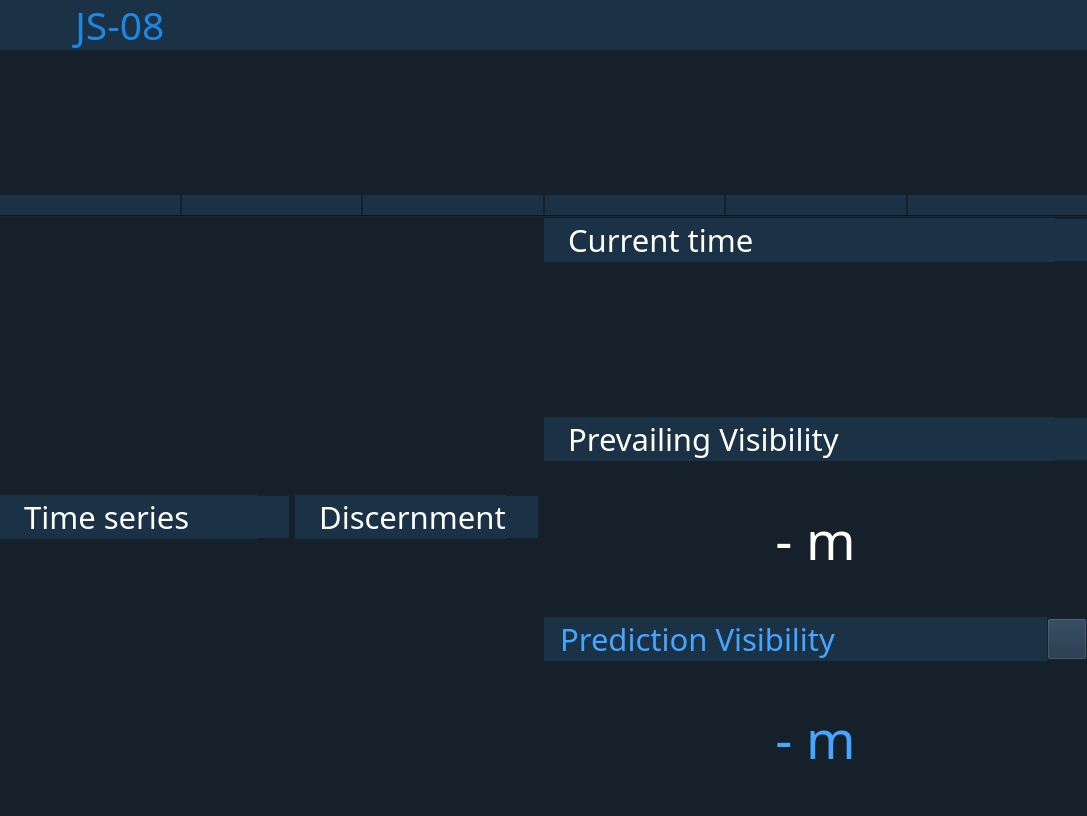
<?xml version="1.0" encoding="UTF-8"?>
<ui version="4.0">
 <class>MainWindow</class>
 <widget class="QMainWindow" name="MainWindow">
  <property name="enabled">
   <bool>true</bool>
  </property>
  <property name="geometry">
   <rect>
    <x>0</x>
    <y>0</y>
    <width>1087</width>
    <height>816</height>
   </rect>
  </property>
  <property name="sizePolicy">
   <sizepolicy hsizetype="Preferred" vsizetype="Preferred">
    <horstretch>0</horstretch>
    <verstretch>0</verstretch>
   </sizepolicy>
  </property>
  <property name="minimumSize">
   <size>
    <width>400</width>
    <height>300</height>
   </size>
  </property>
  <property name="font">
   <font>
    <pointsize>9</pointsize>
    <weight>50</weight>
    <italic>false</italic>
    <bold>false</bold>
   </font>
  </property>
  <property name="mouseTracking">
   <bool>false</bool>
  </property>
  <property name="windowTitle">
   <string>JS-08</string>
  </property>
  <property name="windowIcon">
   <iconset>
    <normaloff>logo.png</normaloff>logo.png</iconset>
  </property>
  <property name="styleSheet">
   <string notr="true">background-color:rgb(22,32,42);
color: rgb(255, 255, 255);</string>
  </property>
  <widget class="QWidget" name="centralwidget">
   <property name="maximumSize">
    <size>
     <width>16777215</width>
     <height>16777215</height>
    </size>
   </property>
   <property name="mouseTracking">
    <bool>false</bool>
   </property>
   <property name="styleSheet">
    <string notr="true"/>
   </property>
   <layout class="QGridLayout" name="gridLayout">
    <property name="leftMargin">
     <number>0</number>
    </property>
    <property name="topMargin">
     <number>0</number>
    </property>
    <property name="rightMargin">
     <number>0</number>
    </property>
    <property name="bottomMargin">
     <number>0</number>
    </property>
    <property name="spacing">
     <number>0</number>
    </property>
    <item row="0" column="0">
     <layout class="QVBoxLayout" name="verticalLayout">
      <property name="spacing">
       <number>0</number>
      </property>
      <property name="leftMargin">
       <number>0</number>
      </property>
      <property name="rightMargin">
       <number>0</number>
      </property>
      <item>
       <layout class="QHBoxLayout" name="monitoring_horizontalLayout">
        <property name="spacing">
         <number>0</number>
        </property>
        <item>
         <widget class="QLabel" name="thumbnail_info_label_2">
          <property name="sizePolicy">
           <sizepolicy hsizetype="Maximum" vsizetype="Maximum">
            <horstretch>0</horstretch>
            <verstretch>0</verstretch>
           </sizepolicy>
          </property>
          <property name="minimumSize">
           <size>
            <width>0</width>
            <height>50</height>
           </size>
          </property>
          <property name="font">
           <font>
            <family>Noto Sans</family>
            <pointsize>30</pointsize>
           </font>
          </property>
          <property name="styleSheet">
           <string notr="true">background-color:rgb(27,49,70);
color: rgb(255, 0, 0);</string>
          </property>
          <property name="text">
           <string/>
          </property>
         </widget>
        </item>
        <item>
         <widget class="QPushButton" name="logo">
          <property name="sizePolicy">
           <sizepolicy hsizetype="Maximum" vsizetype="Maximum">
            <horstretch>0</horstretch>
            <verstretch>0</verstretch>
           </sizepolicy>
          </property>
          <property name="minimumSize">
           <size>
            <width>0</width>
            <height>50</height>
           </size>
          </property>
          <property name="styleSheet">
           <string notr="true">border:0px;
background-color: #1b3146;</string>
          </property>
          <property name="text">
           <string/>
          </property>
          <property name="icon">
           <iconset>
            <normaloff>asset/f_logo.png</normaloff>asset/f_logo.png</iconset>
          </property>
          <property name="iconSize">
           <size>
            <width>156</width>
            <height>50</height>
           </size>
          </property>
          <property name="autoRepeatDelay">
           <number>300</number>
          </property>
          <property name="autoDefault">
           <bool>true</bool>
          </property>
          <property name="default">
           <bool>true</bool>
          </property>
          <property name="flat">
           <bool>true</bool>
          </property>
         </widget>
        </item>
        <item>
         <widget class="QLabel" name="monitoring_label">
          <property name="sizePolicy">
           <sizepolicy hsizetype="Maximum" vsizetype="Maximum">
            <horstretch>0</horstretch>
            <verstretch>0</verstretch>
           </sizepolicy>
          </property>
          <property name="minimumSize">
           <size>
            <width>50</width>
            <height>50</height>
           </size>
          </property>
          <property name="font">
           <font>
            <family>FrutigerNeue1450W04-Regular</family>
            <pointsize>29</pointsize>
           </font>
          </property>
          <property name="styleSheet">
           <string notr="true">background-color:rgb(27,49,70);
color:rgb(28,136,227);</string>
          </property>
          <property name="text">
           <string>  JS-08 </string>
          </property>
         </widget>
        </item>
        <item>
         <widget class="QLabel" name="thumbnail_info_label">
          <property name="sizePolicy">
           <sizepolicy hsizetype="Minimum" vsizetype="Maximum">
            <horstretch>0</horstretch>
            <verstretch>0</verstretch>
           </sizepolicy>
          </property>
          <property name="minimumSize">
           <size>
            <width>0</width>
            <height>50</height>
           </size>
          </property>
          <property name="font">
           <font>
            <family>Noto Sans</family>
            <pointsize>30</pointsize>
           </font>
          </property>
          <property name="styleSheet">
           <string notr="true">background-color:rgb(27,49,70);
color: rgb(255, 0, 0);</string>
          </property>
          <property name="text">
           <string/>
          </property>
         </widget>
        </item>
        <item>
         <widget class="QPushButton" name="maxfev_alert">
          <property name="sizePolicy">
           <sizepolicy hsizetype="Maximum" vsizetype="Maximum">
            <horstretch>0</horstretch>
            <verstretch>0</verstretch>
           </sizepolicy>
          </property>
          <property name="minimumSize">
           <size>
            <width>0</width>
            <height>50</height>
           </size>
          </property>
          <property name="toolTip">
           <string>Optimal parameters not found: Number of calls to function has reached max fev = 5000.</string>
          </property>
          <property name="styleSheet">
           <string notr="true">border:0px;
background-color: #1b3146;</string>
          </property>
          <property name="text">
           <string/>
          </property>
          <property name="icon">
           <iconset>
            <normaloff>asset/alert.png</normaloff>asset/alert.png</iconset>
          </property>
          <property name="iconSize">
           <size>
            <width>30</width>
            <height>30</height>
           </size>
          </property>
          <property name="autoDefault">
           <bool>true</bool>
          </property>
          <property name="default">
           <bool>true</bool>
          </property>
          <property name="flat">
           <bool>true</bool>
          </property>
         </widget>
        </item>
        <item>
         <widget class="QLabel" name="blank_label_2">
          <property name="sizePolicy">
           <sizepolicy hsizetype="Maximum" vsizetype="Maximum">
            <horstretch>0</horstretch>
            <verstretch>0</verstretch>
           </sizepolicy>
          </property>
          <property name="minimumSize">
           <size>
            <width>16</width>
            <height>50</height>
           </size>
          </property>
          <property name="styleSheet">
           <string notr="true">border:0px;
background-color: #1b3146;</string>
          </property>
          <property name="text">
           <string/>
          </property>
         </widget>
        </item>
        <item>
         <widget class="QPushButton" name="alert">
          <property name="sizePolicy">
           <sizepolicy hsizetype="Maximum" vsizetype="Maximum">
            <horstretch>0</horstretch>
            <verstretch>0</verstretch>
           </sizepolicy>
          </property>
          <property name="minimumSize">
           <size>
            <width>0</width>
            <height>50</height>
           </size>
          </property>
          <property name="styleSheet">
           <string notr="true">border:0px;
background-color: #1b3146;</string>
          </property>
          <property name="text">
           <string/>
          </property>
          <property name="icon">
           <iconset>
            <normaloff>asset/green.png</normaloff>asset/green.png</iconset>
          </property>
          <property name="iconSize">
           <size>
            <width>30</width>
            <height>30</height>
           </size>
          </property>
          <property name="autoDefault">
           <bool>true</bool>
          </property>
          <property name="default">
           <bool>true</bool>
          </property>
          <property name="flat">
           <bool>true</bool>
          </property>
         </widget>
        </item>
        <item>
         <widget class="QLabel" name="blank_label">
          <property name="sizePolicy">
           <sizepolicy hsizetype="Maximum" vsizetype="Maximum">
            <horstretch>0</horstretch>
            <verstretch>0</verstretch>
           </sizepolicy>
          </property>
          <property name="minimumSize">
           <size>
            <width>16</width>
            <height>50</height>
           </size>
          </property>
          <property name="styleSheet">
           <string notr="true">border:0px;
background-color: #1b3146;</string>
          </property>
          <property name="text">
           <string/>
          </property>
         </widget>
        </item>
        <item>
         <widget class="QPushButton" name="setting_button">
          <property name="enabled">
           <bool>true</bool>
          </property>
          <property name="sizePolicy">
           <sizepolicy hsizetype="Maximum" vsizetype="Maximum">
            <horstretch>0</horstretch>
            <verstretch>0</verstretch>
           </sizepolicy>
          </property>
          <property name="minimumSize">
           <size>
            <width>0</width>
            <height>50</height>
           </size>
          </property>
          <property name="cursor">
           <cursorShape>OpenHandCursor</cursorShape>
          </property>
          <property name="styleSheet">
           <string notr="true">border:0px;
background-color: #1b3146;</string>
          </property>
          <property name="text">
           <string/>
          </property>
          <property name="icon">
           <iconset>
            <normaloff>asset/settings.png</normaloff>asset/settings.png</iconset>
          </property>
          <property name="iconSize">
           <size>
            <width>40</width>
            <height>40</height>
           </size>
          </property>
          <property name="autoDefault">
           <bool>true</bool>
          </property>
          <property name="default">
           <bool>true</bool>
          </property>
          <property name="flat">
           <bool>true</bool>
          </property>
         </widget>
        </item>
       </layout>
      </item>
      <item>
       <layout class="QHBoxLayout" name="horizontalLayout_3">
        <item>
         <widget class="QLabel" name="front_label">
          <property name="sizePolicy">
           <sizepolicy hsizetype="Preferred" vsizetype="Maximum">
            <horstretch>0</horstretch>
            <verstretch>0</verstretch>
           </sizepolicy>
          </property>
          <property name="text">
           <string/>
          </property>
         </widget>
        </item>
        <item>
         <widget class="QLabel" name="rear_label">
          <property name="sizePolicy">
           <sizepolicy hsizetype="Preferred" vsizetype="Maximum">
            <horstretch>0</horstretch>
            <verstretch>0</verstretch>
           </sizepolicy>
          </property>
          <property name="text">
           <string/>
          </property>
         </widget>
        </item>
       </layout>
      </item>
      <item>
       <layout class="QVBoxLayout" name="camera_verticalLayout" stretch="0">
        <property name="spacing">
         <number>0</number>
        </property>
        <property name="sizeConstraint">
         <enum>QLayout::SetMaximumSize</enum>
        </property>
        <item>
         <layout class="QHBoxLayout" name="video_horizontalLayout">
          <property name="spacing">
           <number>0</number>
          </property>
          <property name="topMargin">
           <number>0</number>
          </property>
          <property name="bottomMargin">
           <number>0</number>
          </property>
         </layout>
        </item>
       </layout>
      </item>
      <item>
       <layout class="QHBoxLayout" name="thumbnail_horizontalLayout">
        <property name="spacing">
         <number>2</number>
        </property>
        <item>
         <layout class="QVBoxLayout" name="ago6hour_verticalLayout">
          <property name="spacing">
           <number>0</number>
          </property>
          <item>
           <widget class="QLabel" name="label_6hour">
            <property name="sizePolicy">
             <sizepolicy hsizetype="Minimum" vsizetype="Preferred">
              <horstretch>0</horstretch>
              <verstretch>0</verstretch>
             </sizepolicy>
            </property>
            <property name="minimumSize">
             <size>
              <width>0</width>
              <height>0</height>
             </size>
            </property>
            <property name="maximumSize">
             <size>
              <width>16777215</width>
              <height>131</height>
             </size>
            </property>
            <property name="styleSheet">
             <string notr="true"/>
            </property>
            <property name="text">
             <string/>
            </property>
           </widget>
          </item>
          <item>
           <widget class="QLabel" name="label_6hour_time">
            <property name="sizePolicy">
             <sizepolicy hsizetype="Preferred" vsizetype="Maximum">
              <horstretch>0</horstretch>
              <verstretch>0</verstretch>
             </sizepolicy>
            </property>
            <property name="font">
             <font>
              <family>Noto Sans</family>
              <pointsize>11</pointsize>
              <weight>75</weight>
              <bold>true</bold>
             </font>
            </property>
            <property name="styleSheet">
             <string notr="true">background-color:rgb(27,49,70);
color:#ffffff;</string>
            </property>
            <property name="text">
             <string/>
            </property>
            <property name="alignment">
             <set>Qt::AlignCenter</set>
            </property>
           </widget>
          </item>
         </layout>
        </item>
        <item>
         <layout class="QVBoxLayout" name="ago5hour_verticalLayout">
          <property name="spacing">
           <number>0</number>
          </property>
          <item>
           <widget class="QLabel" name="label_5hour">
            <property name="sizePolicy">
             <sizepolicy hsizetype="Minimum" vsizetype="Preferred">
              <horstretch>0</horstretch>
              <verstretch>0</verstretch>
             </sizepolicy>
            </property>
            <property name="minimumSize">
             <size>
              <width>0</width>
              <height>0</height>
             </size>
            </property>
            <property name="maximumSize">
             <size>
              <width>16777215</width>
              <height>131</height>
             </size>
            </property>
            <property name="styleSheet">
             <string notr="true"/>
            </property>
            <property name="text">
             <string/>
            </property>
           </widget>
          </item>
          <item>
           <widget class="QLabel" name="label_5hour_time">
            <property name="sizePolicy">
             <sizepolicy hsizetype="Preferred" vsizetype="Maximum">
              <horstretch>0</horstretch>
              <verstretch>0</verstretch>
             </sizepolicy>
            </property>
            <property name="font">
             <font>
              <family>Noto Sans</family>
              <pointsize>11</pointsize>
              <weight>75</weight>
              <bold>true</bold>
             </font>
            </property>
            <property name="styleSheet">
             <string notr="true">background-color:rgb(27,49,70);
color:#ffffff;</string>
            </property>
            <property name="text">
             <string/>
            </property>
            <property name="alignment">
             <set>Qt::AlignCenter</set>
            </property>
           </widget>
          </item>
         </layout>
        </item>
        <item>
         <layout class="QVBoxLayout" name="ago4hour_verticalLayout">
          <property name="spacing">
           <number>0</number>
          </property>
          <item>
           <widget class="QLabel" name="label_4hour">
            <property name="sizePolicy">
             <sizepolicy hsizetype="Minimum" vsizetype="Preferred">
              <horstretch>0</horstretch>
              <verstretch>0</verstretch>
             </sizepolicy>
            </property>
            <property name="minimumSize">
             <size>
              <width>0</width>
              <height>0</height>
             </size>
            </property>
            <property name="maximumSize">
             <size>
              <width>16777215</width>
              <height>131</height>
             </size>
            </property>
            <property name="styleSheet">
             <string notr="true"/>
            </property>
            <property name="text">
             <string/>
            </property>
           </widget>
          </item>
          <item>
           <widget class="QLabel" name="label_4hour_time">
            <property name="sizePolicy">
             <sizepolicy hsizetype="Preferred" vsizetype="Maximum">
              <horstretch>0</horstretch>
              <verstretch>0</verstretch>
             </sizepolicy>
            </property>
            <property name="font">
             <font>
              <family>Noto Sans</family>
              <pointsize>11</pointsize>
              <weight>75</weight>
              <bold>true</bold>
             </font>
            </property>
            <property name="styleSheet">
             <string notr="true">background-color:rgb(27,49,70);
color:#ffffff;</string>
            </property>
            <property name="text">
             <string/>
            </property>
            <property name="alignment">
             <set>Qt::AlignCenter</set>
            </property>
           </widget>
          </item>
         </layout>
        </item>
        <item>
         <layout class="QVBoxLayout" name="ago3hour_verticalLayout">
          <property name="spacing">
           <number>0</number>
          </property>
          <item>
           <widget class="QLabel" name="label_3hour">
            <property name="sizePolicy">
             <sizepolicy hsizetype="Minimum" vsizetype="Preferred">
              <horstretch>0</horstretch>
              <verstretch>0</verstretch>
             </sizepolicy>
            </property>
            <property name="minimumSize">
             <size>
              <width>0</width>
              <height>0</height>
             </size>
            </property>
            <property name="maximumSize">
             <size>
              <width>16777215</width>
              <height>131</height>
             </size>
            </property>
            <property name="styleSheet">
             <string notr="true"/>
            </property>
            <property name="text">
             <string/>
            </property>
           </widget>
          </item>
          <item>
           <widget class="QLabel" name="label_3hour_time">
            <property name="sizePolicy">
             <sizepolicy hsizetype="Preferred" vsizetype="Maximum">
              <horstretch>0</horstretch>
              <verstretch>0</verstretch>
             </sizepolicy>
            </property>
            <property name="font">
             <font>
              <family>Noto Sans</family>
              <pointsize>11</pointsize>
              <weight>75</weight>
              <bold>true</bold>
             </font>
            </property>
            <property name="styleSheet">
             <string notr="true">background-color:rgb(27,49,70);
color:#ffffff;</string>
            </property>
            <property name="text">
             <string/>
            </property>
            <property name="alignment">
             <set>Qt::AlignCenter</set>
            </property>
           </widget>
          </item>
         </layout>
        </item>
        <item>
         <layout class="QVBoxLayout" name="ago2hour_verticalLayout">
          <property name="spacing">
           <number>0</number>
          </property>
          <item>
           <widget class="QLabel" name="label_2hour">
            <property name="sizePolicy">
             <sizepolicy hsizetype="Minimum" vsizetype="Preferred">
              <horstretch>0</horstretch>
              <verstretch>0</verstretch>
             </sizepolicy>
            </property>
            <property name="minimumSize">
             <size>
              <width>0</width>
              <height>0</height>
             </size>
            </property>
            <property name="maximumSize">
             <size>
              <width>16777215</width>
              <height>131</height>
             </size>
            </property>
            <property name="styleSheet">
             <string notr="true"/>
            </property>
            <property name="text">
             <string/>
            </property>
           </widget>
          </item>
          <item>
           <widget class="QLabel" name="label_2hour_time">
            <property name="sizePolicy">
             <sizepolicy hsizetype="Preferred" vsizetype="Maximum">
              <horstretch>0</horstretch>
              <verstretch>0</verstretch>
             </sizepolicy>
            </property>
            <property name="font">
             <font>
              <family>Noto Sans</family>
              <pointsize>11</pointsize>
              <weight>75</weight>
              <bold>true</bold>
             </font>
            </property>
            <property name="styleSheet">
             <string notr="true">background-color:rgb(27,49,70);
color:#ffffff;</string>
            </property>
            <property name="text">
             <string/>
            </property>
            <property name="alignment">
             <set>Qt::AlignCenter</set>
            </property>
           </widget>
          </item>
         </layout>
        </item>
        <item>
         <layout class="QVBoxLayout" name="ago1hour_verticalLayout">
          <property name="spacing">
           <number>0</number>
          </property>
          <item>
           <widget class="QLabel" name="label_1hour">
            <property name="sizePolicy">
             <sizepolicy hsizetype="Minimum" vsizetype="Preferred">
              <horstretch>0</horstretch>
              <verstretch>0</verstretch>
             </sizepolicy>
            </property>
            <property name="minimumSize">
             <size>
              <width>0</width>
              <height>0</height>
             </size>
            </property>
            <property name="maximumSize">
             <size>
              <width>16777215</width>
              <height>131</height>
             </size>
            </property>
            <property name="styleSheet">
             <string notr="true"/>
            </property>
            <property name="text">
             <string/>
            </property>
           </widget>
          </item>
          <item>
           <widget class="QLabel" name="label_1hour_time">
            <property name="sizePolicy">
             <sizepolicy hsizetype="Preferred" vsizetype="Maximum">
              <horstretch>0</horstretch>
              <verstretch>0</verstretch>
             </sizepolicy>
            </property>
            <property name="font">
             <font>
              <family>Noto Sans</family>
              <pointsize>11</pointsize>
              <weight>75</weight>
              <bold>true</bold>
             </font>
            </property>
            <property name="styleSheet">
             <string notr="true">background-color:rgb(27,49,70);
color:#ffffff;</string>
            </property>
            <property name="text">
             <string/>
            </property>
            <property name="alignment">
             <set>Qt::AlignCenter</set>
            </property>
           </widget>
          </item>
         </layout>
        </item>
       </layout>
      </item>
      <item>
       <widget class="Line" name="line">
        <property name="orientation">
         <enum>Qt::Horizontal</enum>
        </property>
       </widget>
      </item>
      <item>
       <layout class="QHBoxLayout" name="data_horizontalLayout" stretch="0,0">
        <property name="sizeConstraint">
         <enum>QLayout::SetMinimumSize</enum>
        </property>
        <item>
         <layout class="QHBoxLayout" name="horizontalLayout">
          <property name="spacing">
           <number>6</number>
          </property>
          <item>
           <layout class="QVBoxLayout" name="verticalLayout_2">
            <property name="spacing">
             <number>0</number>
            </property>
            <item>
             <layout class="QHBoxLayout" name="horizontalLayout_2">
              <property name="spacing">
               <number>0</number>
              </property>
              <item>
               <widget class="QLabel" name="timeseries_label_2">
                <property name="sizePolicy">
                 <sizepolicy hsizetype="Minimum" vsizetype="Maximum">
                  <horstretch>0</horstretch>
                  <verstretch>0</verstretch>
                 </sizepolicy>
                </property>
                <property name="font">
                 <font>
                  <family>Noto Sans</family>
                  <pointsize>23</pointsize>
                 </font>
                </property>
                <property name="styleSheet">
                 <string notr="true">background-color:rgb(27,49,70);
color: #ffffff;</string>
                </property>
                <property name="text">
                 <string>   Time series</string>
                </property>
               </widget>
              </item>
              <item>
               <widget class="QPushButton" name="timeseries_button_2">
                <property name="sizePolicy">
                 <sizepolicy hsizetype="Maximum" vsizetype="Maximum">
                  <horstretch>0</horstretch>
                  <verstretch>0</verstretch>
                 </sizepolicy>
                </property>
                <property name="minimumSize">
                 <size>
                  <width>0</width>
                  <height>42</height>
                 </size>
                </property>
                <property name="styleSheet">
                 <string notr="true">border:0px;
background-color: #1b3146;</string>
                </property>
                <property name="text">
                 <string/>
                </property>
                <property name="icon">
                 <iconset>
                  <normaloff>asset/graph.png</normaloff>asset/graph.png</iconset>
                </property>
                <property name="iconSize">
                 <size>
                  <width>32</width>
                  <height>32</height>
                 </size>
                </property>
                <property name="autoDefault">
                 <bool>true</bool>
                </property>
                <property name="default">
                 <bool>true</bool>
                </property>
                <property name="flat">
                 <bool>true</bool>
                </property>
               </widget>
              </item>
             </layout>
            </item>
            <item>
             <layout class="QVBoxLayout" name="graph_horizontalLayout"/>
            </item>
           </layout>
          </item>
          <item>
           <layout class="QVBoxLayout" name="timeseries_verticalLayout">
            <property name="spacing">
             <number>0</number>
            </property>
            <property name="sizeConstraint">
             <enum>QLayout::SetMinimumSize</enum>
            </property>
            <property name="rightMargin">
             <number>6</number>
            </property>
            <item>
             <layout class="QHBoxLayout" name="timeseries_horizontalLayout">
              <property name="spacing">
               <number>0</number>
              </property>
              <item>
               <widget class="QLabel" name="timeseries_label">
                <property name="sizePolicy">
                 <sizepolicy hsizetype="Minimum" vsizetype="Maximum">
                  <horstretch>0</horstretch>
                  <verstretch>0</verstretch>
                 </sizepolicy>
                </property>
                <property name="font">
                 <font>
                  <family>Noto Sans</family>
                  <pointsize>23</pointsize>
                 </font>
                </property>
                <property name="styleSheet">
                 <string notr="true">background-color:rgb(27,49,70);
color: #ffffff;</string>
                </property>
                <property name="text">
                 <string>   Discernment</string>
                </property>
               </widget>
              </item>
              <item>
               <widget class="QPushButton" name="timeseries_button">
                <property name="sizePolicy">
                 <sizepolicy hsizetype="Maximum" vsizetype="Maximum">
                  <horstretch>0</horstretch>
                  <verstretch>0</verstretch>
                 </sizepolicy>
                </property>
                <property name="minimumSize">
                 <size>
                  <width>0</width>
                  <height>42</height>
                 </size>
                </property>
                <property name="styleSheet">
                 <string notr="true">border:0px;
background-color: #1b3146;</string>
                </property>
                <property name="text">
                 <string/>
                </property>
                <property name="icon">
                 <iconset>
                  <normaloff>asset/polar.png</normaloff>asset/polar.png</iconset>
                </property>
                <property name="iconSize">
                 <size>
                  <width>35</width>
                  <height>35</height>
                 </size>
                </property>
                <property name="autoDefault">
                 <bool>true</bool>
                </property>
                <property name="default">
                 <bool>true</bool>
                </property>
                <property name="flat">
                 <bool>true</bool>
                </property>
               </widget>
              </item>
             </layout>
            </item>
            <item>
             <layout class="QHBoxLayout" name="polar_horizontalLayout"/>
            </item>
           </layout>
          </item>
         </layout>
        </item>
        <item>
         <layout class="QVBoxLayout" name="etc_verticalLayout" stretch="0,0,0,0,0,0">
          <property name="sizeConstraint">
           <enum>QLayout::SetMinimumSize</enum>
          </property>
          <item>
           <layout class="QHBoxLayout" name="time_horizontalLayout">
            <property name="spacing">
             <number>0</number>
            </property>
            <property name="sizeConstraint">
             <enum>QLayout::SetMinimumSize</enum>
            </property>
            <item>
             <widget class="QLabel" name="time_label">
              <property name="sizePolicy">
               <sizepolicy hsizetype="Minimum" vsizetype="Minimum">
                <horstretch>0</horstretch>
                <verstretch>0</verstretch>
               </sizepolicy>
              </property>
              <property name="font">
               <font>
                <family>Noto Sans</family>
                <pointsize>23</pointsize>
               </font>
              </property>
              <property name="styleSheet">
               <string notr="true">background-color:rgb(27,49,70);
color: #ffffff;</string>
              </property>
              <property name="text">
               <string>   Current time</string>
              </property>
             </widget>
            </item>
            <item>
             <widget class="QPushButton" name="time_button">
              <property name="sizePolicy">
               <sizepolicy hsizetype="Maximum" vsizetype="Maximum">
                <horstretch>0</horstretch>
                <verstretch>0</verstretch>
               </sizepolicy>
              </property>
              <property name="minimumSize">
               <size>
                <width>0</width>
                <height>42</height>
               </size>
              </property>
              <property name="styleSheet">
               <string notr="true">border:0px;
background-color: #1b3146;</string>
              </property>
              <property name="text">
               <string/>
              </property>
              <property name="icon">
               <iconset>
                <normaloff>asset/clock.png</normaloff>asset/clock.png</iconset>
              </property>
              <property name="iconSize">
               <size>
                <width>32</width>
                <height>32</height>
               </size>
              </property>
             </widget>
            </item>
           </layout>
          </item>
          <item>
           <widget class="QLabel" name="real_time_label">
            <property name="sizePolicy">
             <sizepolicy hsizetype="Preferred" vsizetype="Preferred">
              <horstretch>0</horstretch>
              <verstretch>0</verstretch>
             </sizepolicy>
            </property>
            <property name="font">
             <font>
              <family>Noto Sans</family>
              <pointsize>40</pointsize>
             </font>
            </property>
            <property name="styleSheet">
             <string notr="true">color:#ffffff;</string>
            </property>
            <property name="text">
             <string/>
            </property>
            <property name="alignment">
             <set>Qt::AlignCenter</set>
            </property>
           </widget>
          </item>
          <item>
           <layout class="QHBoxLayout" name="prevailing_vis_horizontalLayout">
            <property name="spacing">
             <number>0</number>
            </property>
            <property name="sizeConstraint">
             <enum>QLayout::SetMinimumSize</enum>
            </property>
            <item>
             <widget class="QLabel" name="prevailing_vis_label">
              <property name="sizePolicy">
               <sizepolicy hsizetype="Minimum" vsizetype="Minimum">
                <horstretch>0</horstretch>
                <verstretch>0</verstretch>
               </sizepolicy>
              </property>
              <property name="font">
               <font>
                <family>Noto Sans</family>
                <pointsize>23</pointsize>
               </font>
              </property>
              <property name="styleSheet">
               <string notr="true">background-color:rgb(27,49,70);
color: #ffffff;</string>
              </property>
              <property name="text">
               <string>   Prevailing Visibility</string>
              </property>
             </widget>
            </item>
            <item>
             <widget class="QPushButton" name="prevailing_vis_button">
              <property name="sizePolicy">
               <sizepolicy hsizetype="Maximum" vsizetype="Maximum">
                <horstretch>0</horstretch>
                <verstretch>0</verstretch>
               </sizepolicy>
              </property>
              <property name="minimumSize">
               <size>
                <width>0</width>
                <height>42</height>
               </size>
              </property>
              <property name="styleSheet">
               <string notr="true">border:0px;
background-color: #1b3146;</string>
              </property>
              <property name="text">
               <string/>
              </property>
              <property name="icon">
               <iconset>
                <normaloff>asset/vis.png</normaloff>asset/vis.png</iconset>
              </property>
              <property name="iconSize">
               <size>
                <width>32</width>
                <height>32</height>
               </size>
              </property>
             </widget>
            </item>
           </layout>
          </item>
          <item>
           <widget class="QLabel" name="c_vis_label">
            <property name="sizePolicy">
             <sizepolicy hsizetype="Preferred" vsizetype="Preferred">
              <horstretch>0</horstretch>
              <verstretch>0</verstretch>
             </sizepolicy>
            </property>
            <property name="font">
             <font>
              <family>Noto Sans</family>
              <pointsize>40</pointsize>
             </font>
            </property>
            <property name="styleSheet">
             <string notr="true">color:#ffffff;</string>
            </property>
            <property name="text">
             <string>- m</string>
            </property>
            <property name="alignment">
             <set>Qt::AlignCenter</set>
            </property>
           </widget>
          </item>
          <item>
           <layout class="QHBoxLayout" name="prediction_vis_horizontalLayout">
            <property name="spacing">
             <number>0</number>
            </property>
            <item>
             <widget class="QLabel" name="label">
              <property name="sizePolicy">
               <sizepolicy hsizetype="Minimum" vsizetype="Minimum">
                <horstretch>0</horstretch>
                <verstretch>0</verstretch>
               </sizepolicy>
              </property>
              <property name="font">
               <font>
                <family>Noto Sans</family>
                <pointsize>23</pointsize>
               </font>
              </property>
              <property name="styleSheet">
               <string notr="true">background-color:rgb(27,49,70);color: rgb(69, 165, 255);</string>
              </property>
              <property name="text">
               <string>  Prediction Visibility</string>
              </property>
             </widget>
            </item>
            <item>
             <widget class="QPushButton" name="button">
              <property name="sizePolicy">
               <sizepolicy hsizetype="Maximum" vsizetype="Maximum">
                <horstretch>0</horstretch>
                <verstretch>0</verstretch>
               </sizepolicy>
              </property>
              <property name="minimumSize">
               <size>
                <width>0</width>
                <height>42</height>
               </size>
              </property>
              <property name="styleSheet">
               <string notr="true">background-color:rgb(27,49,70);color: rgb(69, 165, 255);</string>
              </property>
              <property name="text">
               <string/>
              </property>
              <property name="icon">
               <iconset>
                <normaloff>asset/pre_vis_1.png</normaloff>asset/pre_vis_1.png</iconset>
              </property>
              <property name="iconSize">
               <size>
                <width>32</width>
                <height>32</height>
               </size>
              </property>
             </widget>
            </item>
           </layout>
          </item>
          <item>
           <widget class="QLabel" name="p_vis_label">
            <property name="sizePolicy">
             <sizepolicy hsizetype="Preferred" vsizetype="Preferred">
              <horstretch>0</horstretch>
              <verstretch>0</verstretch>
             </sizepolicy>
            </property>
            <property name="font">
             <font>
              <family>Noto Sans</family>
              <pointsize>40</pointsize>
             </font>
            </property>
            <property name="styleSheet">
             <string notr="true">color: rgb(69, 165, 255);</string>
            </property>
            <property name="text">
             <string>- m</string>
            </property>
            <property name="alignment">
             <set>Qt::AlignCenter</set>
            </property>
           </widget>
          </item>
         </layout>
        </item>
       </layout>
      </item>
     </layout>
    </item>
   </layout>
  </widget>
  <action name="actionExit">
   <property name="text">
    <string>&amp;Quit</string>
   </property>
   <property name="toolTip">
    <string>Exit</string>
   </property>
   <property name="statusTip">
    <string>Exit JS-06</string>
   </property>
   <property name="shortcut">
    <string>Ctrl+W</string>
   </property>
  </action>
  <action name="actionsd">
   <property name="text">
    <string>sd</string>
   </property>
  </action>
  <action name="actionkm">
   <property name="checkable">
    <bool>true</bool>
   </property>
   <property name="enabled">
    <bool>true</bool>
   </property>
   <property name="text">
    <string>km</string>
   </property>
  </action>
  <action name="actionmi">
   <property name="checkable">
    <bool>true</bool>
   </property>
   <property name="enabled">
    <bool>true</bool>
   </property>
   <property name="text">
    <string>mi</string>
   </property>
  </action>
  <action name="actionInference">
   <property name="checkable">
    <bool>true</bool>
   </property>
   <property name="checked">
    <bool>false</bool>
   </property>
   <property name="text">
    <string>Inference</string>
   </property>
   <property name="shortcut">
    <string>I</string>
   </property>
  </action>
  <action name="actionEdit_Target">
   <property name="checkable">
    <bool>false</bool>
   </property>
   <property name="text">
    <string>Edit &amp;Target</string>
   </property>
  </action>
  <action name="actionEdit_Camera">
   <property name="enabled">
    <bool>true</bool>
   </property>
   <property name="text">
    <string>Edit &amp;Camera Info</string>
   </property>
  </action>
  <action name="actionAbout">
   <property name="text">
    <string>About</string>
   </property>
  </action>
  <action name="actionConfiguration">
   <property name="text">
    <string>Con&amp;figuration</string>
   </property>
  </action>
 </widget>
 <resources/>
 <connections>
  <connection>
   <sender>actionExit</sender>
   <signal>triggered()</signal>
   <receiver>MainWindow</receiver>
   <slot>close()</slot>
   <hints>
    <hint type="sourcelabel">
     <x>-1</x>
     <y>-1</y>
    </hint>
    <hint type="destinationlabel">
     <x>187</x>
     <y>228</y>
    </hint>
   </hints>
  </connection>
 </connections>
</ui>
